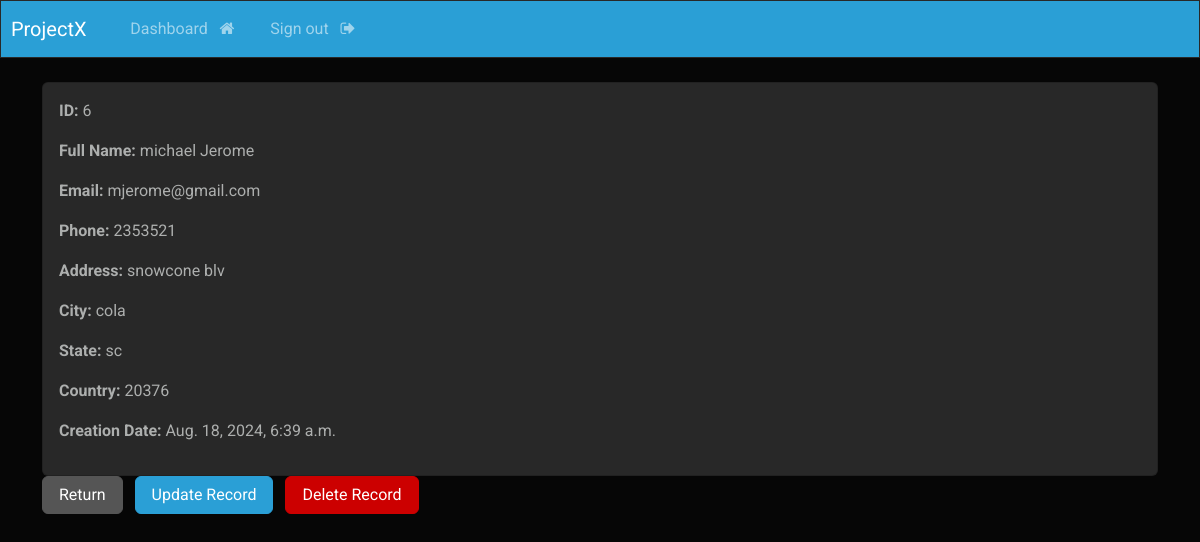
The app's page /record/6/ (signed in) with its own data.
### webapp/models.py (models this page shows, shortened)
class Record(models.Model):
    creation_date = models.DateTimeField(auto_now_add=True)
    first_name = models.CharField(max_length=100)
    last_name = models.CharField(max_length=100)
    email = models.EmailField(max_length=100)
    phone = models.CharField(max_length=100)
    address = models.CharField(max_length=100)
    city = models.CharField(max_length=100)
    state = models.CharField(max_length=100)
    country = models.CharField(max_length=100)

### webapp/views.py (the view)
# urls.py: path('record/<int:pk>/', views.singular_record, name = 'record'),
@login_required(login_url='my-login')
def singular_record(request, pk):
    all_records = Record.objects.get(id=pk)
    context = {'record': all_records}
    return render (request, 'webapp/view-record.html', {'record': all_records})

### webapp/templates/webapp/view-record.html (shortened to what this page needs)
{% extends 'webapp/base.html' %}
{% block content %}
<div class = "card">
    <div class = "card-body">
        <p> <strong>ID: </strong>{{record.id}}</p>
        <p> <strong>Full Name: </strong>{{record.first_name}} {{record.last_name}}</p>
        <p> <strong>Email: </strong>{{record.email}}</p>
        <p> <strong>Phone: </strong>{{record.phone}}</p>
        <p> <strong>Address: </strong>{{record.address}}</p>
        <p> <strong>City: </strong>{{record.city}}</p>
        <p> <strong>State: </strong>{{record.state}}</p>
        <p> <strong>Country: </strong>{{record.country}}</p>
        <p> <strong>Creation Date: </strong>{{record.creation_date}}</p>
    </div>
</div>
<a href ="{% url 'dashboard'%}" class = 'btn btn-secondary'> Return</a>
<a href= "{% url 'update-record' record.id %}" class = 'btn btn-primary'> Update Record</a>
<a href= "{% url 'delete-record' record.id %} " class = 'btn btn-danger'> Delete Record</a>
{% endblock %}

### records on screen
Record: id "6", first_name "michael", last_name "Jerome", email "mjerome@gmail.com", phone "2353521", address "snowcone blv", city "cola", state "sc", country "20376", creation_date "Aug. 18, 2024, 6:39 a.m."
